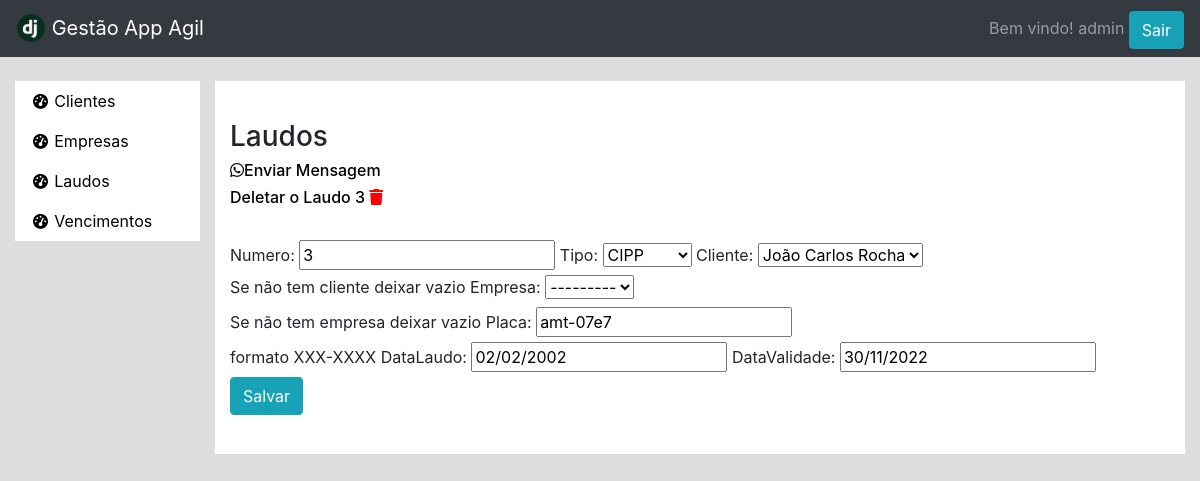
The page /clientes/laudo_update/6/ (signed in) on the database its author committed.
### clientes/models.py (models this page shows, shortened)
class Laudo(models.Model):
    CIPP = 'CIPP'
    CIV = 'CIV'
    DATE_INPUT_FORMATS = ['%d/%m/%Y']
    numero = models.IntegerField(unique=True)
    cliente = models.ForeignKey(Person, on_delete=models.CASCADE, null=True, blank=True,
                help_text="Se não tem cliente deixar vazio")
    empresa = models.ForeignKey(Empresa, on_delete=models.CASCADE, null=True, blank=True,
                help_text="Se não tem empresa deixar vazio")
    tipo = models.CharField(max_length=4, choices=[(CIV, 'CIV'),(CIPP, 'CIPP')])
    dataLaudo = models.DateField()
    placa = models.CharField(help_text="formato XXX-XXXX", max_length=8)
    dataValidade = models.DateField()

### clientes/views.py (the view)
# urls.py: path('laudo_update/<int:pk>/', login_required(LaudoUpdate.as_view()), name="laudo_update"),
class LaudoUpdate(UpdateView):
    model = Laudo
    fields = ['numero','tipo','cliente', 'empresa','placa','dataLaudo','dataValidade']
    success_url = reverse_lazy('laudo_list')

### clientes/models.py (called while the page is built)
    def __str__(self):
        return self.name

    def __str__(self):
        return self.name

### clientes/templates/clientes/laudo_form.html (shortened to what this page needs)
{% extends 'base.html' %}
{% load bootstrap %}
{% block main %}
    <br/>
    <div class="row">
        <div class="col-12">
            <h3>Laudos</h3>
                {% if laudo != None  %}
                    <a href="{% url 'prepare' laudo.pk %}"><h6><i class="fa-brands fa-whatsapp"></i>Enviar  Mensagem</h6></a>
                    <a href="{% url 'laudo_delete' laudo.id %}"
                        onclick="return confirm('Você tem certeza que quer deletar ?')">
                        <h6>Deletar o Laudo {{ laudo.numero }}
                        <i class="fa-solid fa-trash icon_delete"></i></h6>
                    </a>
                {% endif %}
                <br/>
            <form action="" method="post" enctype="multipart/form-data">
                {{form|bootstrap}}
                <input type="submit" class="btn btn-info" value="Salvar"/>
            </form>
            <br/>
        </div>
    </div>
{% endblock %}

### templates/base.html (shortened to what this page needs)
{% load static %}
<!doctype html>
<html lang="en">
<head>
    <link rel="stylesheet" href="https://cdn.jsdelivr.net/npm/bootstrap@4.3.1/dist/css/bootstrap.min.css">
    <link rel="stylesheet" href="https://cdn.jsdelivr.net/npm/bootstrap@5.1.0/dist/js/bootstrap.bundle.min.js">
    <link rel="stylesheet" href="https://cdnjs.cloudflare.com/ajax/libs/font-awesome/6.2.0/css/all.min.css"/>
    <link rel="stylesheet" href="{% static 'style.css' %}"/>
    <link rel="stylesheet" href="https://cdnjs.cloudflare.com/ajax/libs/datepicker/0.6.5/datepicker.min.css" />
</head>
<body>
    <div class="wrapper">
        <nav class="navbar navbar-dark bg-dark">
            <div class="row">
                <div class="col">
                    <a class="navbar-brand" href="{% url 'home' %}">
                    <img src="{% static 'pngegg.png' %}"
                    width="30" height="30" class="d-inline-block align-top" alt="">
                    Gestão App Agil
                    </a>
                </div>
            </div>
            <div>
                {% if user.is_authenticated %}
                    <span class="navbar-text">Bem vindo! {{ user.username }}</span>
                    <a href="{% url 'logout' %}"><button class="btn btn-info">Sair</button></a>
                {% else %}
                    <span class="navbar-text"Faça o login</span>
                    <button class="btn btn-info"><a href="{% url 'login' %}">Login</a></button>
                {% endif %}
            </div>
        </nav>
        <br/>
        <div class="container-fluid">
            <div class="row dashboard-layout">
                <div class="col-2" id="clientes-list">
                    <div class="menu">
                        <ul class="nav flex-column">
                            <li class="nav-item">
                                <a class="nav-link" href="{% url 'person_list'%}">
                                    <i class="fas fa-fw fa-tachometer-alt"></i>
                                    <span>Clientes</span>
                                </a>
                            </li>
                        </ul>
                        <ul class="nav flex-column">
                            <li class="nav-item">
                                <a class="nav-link" href="{% url 'empresa_list' %}">
                                    <i class="fas fa-fw fa-tachometer-alt"></i>
                                    <span>Empresas</span>
                                </a>
                            </li>
                        </ul>
                        <ul class="nav flex-column">
                            <li class="nav-item">
                                <a class="nav-link" href="{% url 'laudo_list' %}">
                                    <i class="fas fa-fw fa-tachometer-alt"></i>
                                    <span>Laudos</span>
                                </a>
                            </li>
                        </ul>
                        <ul class="nav flex-column">
                            <li class="nav-item">
                                <a class="nav-link" href="{% url 'vencimento' %}">
                                    <i class="fas fa-fw fa-tachometer-alt"></i>
                                    <span>Vencimentos</span>
                                </a>
                            </li>
                        </ul>
                    </div>
                </div>
                <div class="col-10" id="dashboard">
                    <div class="conteudo">
                        {% block main %}
                        {% endblock %}
                    </div>
                    </div>
                </div>
            </div>
        </div>
</body>
</html>

### static/style.css (style rules this page uses)
body { min-width: 100%; min-height: 100%; background-color: #d4d4d4c9; }
a:link { text-decoration: none; color: black; }
.wrapper { max-width: 100%; padding: 0px; height: 100%; }
.conteudo { padding: 15px; }
.menu { background-color: white; }
#clientes-list { padding-right: 0%; }
.conteudo { background-color: white; }
.nav-link { color:black; }
.nav-item i { font-size: 15px; }
.icon_delete { color:red; }

### rows shown on the page
Laudo: numero "3", tipo "CIPP", cliente "João Carlos Rocha", empresa "---------", placa "amt-07e7", dataLaudo "02/02/2002", dataValidade "30/11/2022"

### other values the page prints
{{ user.username }} "admin"
